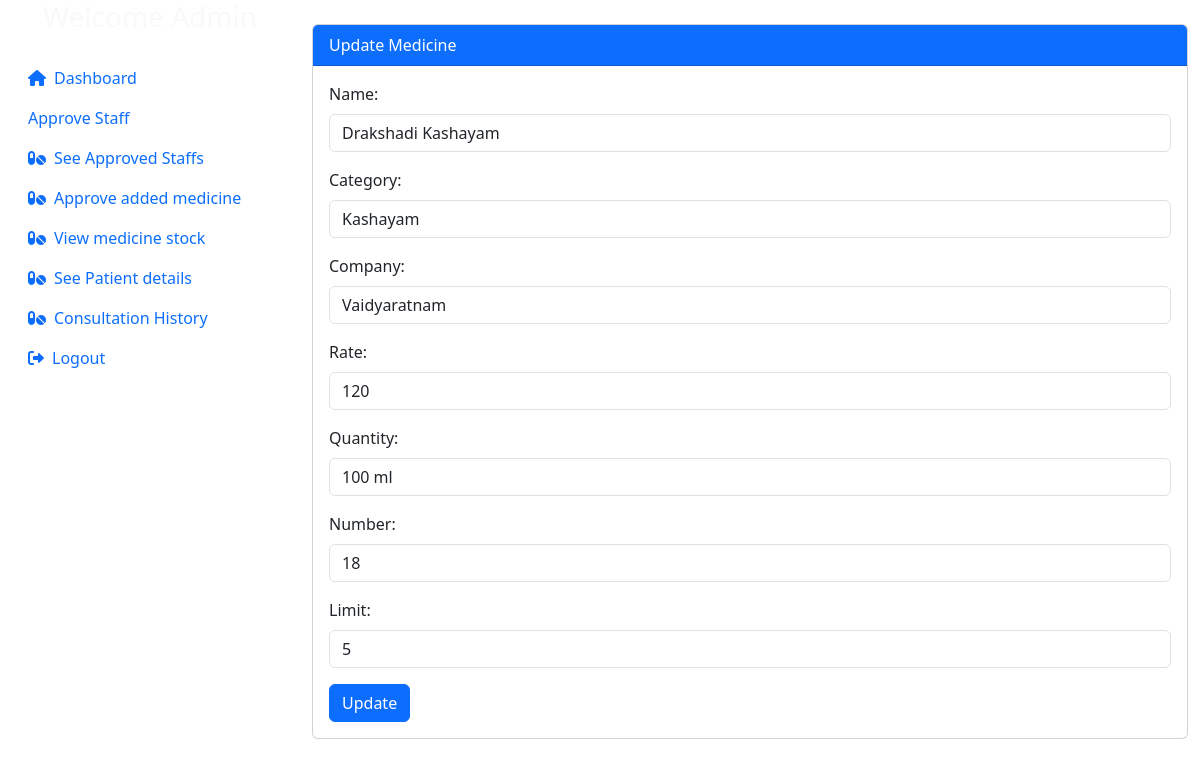
The app's page /adminmededit/5/ (signed in) with its own data.
### Pharmacist/models.py (models this page shows)
class Medicine(models.Model):
    Name=models.CharField(max_length=30)
    Category=models.CharField(max_length=30)
    Company=models.CharField(max_length=30)
    Rate=models.IntegerField(blank=True, null=True)
    Quantity=models.CharField(max_length=30)
    Number=models.IntegerField(blank=True, null=True)
    is_approved=models.BooleanField(default=0)
    Limit=models.IntegerField(blank=True,null=True)

### Coordinator/views.py (the view)
# urls.py: path("adminmededit/<int:med_id>/", coordinator_views.admin_edit_medicine, name='admin_medicineedit'),
@login_required
def admin_edit_medicine(request, med_id):
    medicine = Medicine.objects.get(id=med_id)
    return render(request, 'medstock_update.html', {'data': medicine})

### Coordinator/templates/medstock_update.html (shortened to what this page needs)
<!DOCTYPE html>
<html lang="en">
<head>
  <link href="https://cdn.jsdelivr.net/npm/bootstrap@5.3.0-alpha1/dist/css/bootstrap.min.css" rel="stylesheet">
  <link href="https://cdnjs.cloudflare.com/ajax/libs/font-awesome/6.0.0-beta3/css/all.min.css" rel="stylesheet">
</head>
<body>
<div class="container-fluid">
  <div class="row">
    <div class="col-md-3 sidebar">
      <h3 class="text-center text-light mb-4">Welcome Admin </h3>
      <ul class="nav flex-column">
        <li class="nav-item">
          <a class="nav-link sidebar-link" href="{% url 'admin_home' %}"><i class="fas fa-home me-2"></i>Dashboard</a>
        </li>
        <li class="nav-item">
          <a class="nav-link sidebar-link" href="{% url 'approve_reject' %}" i class="fas fa-user-check me-2"></i>Approve Staff</a>
        </li>
        <li class="nav-item">
          <a class="nav-link sidebar-link" href="{% url 'admin_staffview' %}"><i class="fas fa-pills me-2"></i>See Approved Staffs</a>
        </li>
        <li class="nav-item">
          <a class="nav-link sidebar-link" href="{% url 'approveorreject' %}"><i class="fas fa-pills me-2"></i>Approve added medicine</a>
        </li>
        <li class="nav-item">
          <a class="nav-link sidebar-link" href="{% url 'admin_medicineview' %}"><i class="fas fa-pills me-2"></i>View medicine stock</a>
        </li>
        <li class="nav-item">
          <a class="nav-link sidebar-link" href="{% url 'patient_data' %}"><i class="fas fa-pills me-2"></i>See Patient details</a>
        </li>
        <li class="nav-item">
          <a class="nav-link sidebar-link" href="{% url 'patient_records' %}"><i class="fas fa-pills me-2"></i>Consultation History</a>
        </li>
        <li class="nav-item">
          <a class="nav-link sidebar-link" href="/lgo"><i class="fas fa-sign-out-alt me-2"></i>Logout</a>
        </li>
      </ul>
    </div>
    <div class="col-md-9 main-content">
      <div class="card mt-4">
        <div class="card-header bg-primary text-white">
          Update Medicine
        </div>
        <div class="card-body">
          <form action="/adminmedupdate/{{ data.id }}/" method="post">
            <div class="mb-3">
              <label for="Name" class="form-label">Name:</label>
              <input type="text" class="form-control" id="Name" name="Name" value="{{ data.Name }}">
            </div>
            <div class="mb-3">
              <label for="Category" class="form-label">Category:</label>
              <input type="text" class="form-control" id="Category" name="Category" value="{{ data.Category }}">
            </div>
            <div class="mb-3">
              <label for="Company" class="form-label">Company:</label>
              <input type="text" class="form-control" id="Company" name="Company" value="{{ data.Company }}">
            </div>
            <div class="mb-3">
              <label for="Rate" class="form-label">Rate:</label>
              <input type="text" class="form-control" id="Rate" name="Rate" value="{{ data.Rate }}">
            </div>
            <div class="mb-3">
              <label for="Quantity" class="form-label">Quantity:</label>
              <input type="text" class="form-control" id="Quantity" name="Quantity" value="{{ data.Quantity }}">
            </div>
            <div class="mb-3">
              <label for="Number" class="form-label">Number:</label>
              <input type="text" class="form-control" id="Number" name="Number" value="{{ data.Number }}">
            </div>
            <div class="mb-3">
              <label for="Limit" class="form-label">Limit:</label>
              <input type="text" class="form-control" id="Limit" name="Limit" value="{{ data.Limit }}">
            </div>
            <button type="submit" class="btn btn-primary">Update</button>
          </form>
        </div>
      </div>
    </div>
  </div>
</div>
</body>
</html>

### records on screen
Medicine: Name "Drakshadi Kashayam", Category "Kashayam", Company "Vaidyaratnam", Rate "120", Quantity "100 ml", Number "18", Limit "5"
